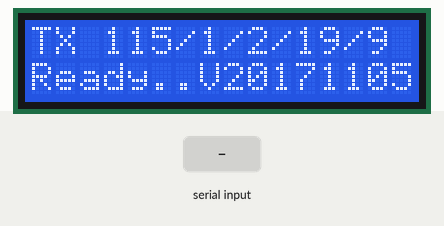
Simulated run of this sketch. Board: Arduino Uno, built with avr-gcc and run on an emulated ATmega328P. Shown: 16×2 character LCD. Inputs (shaded band) come from the test bench. What the sketch prints to the serial monitor is not drawn.

Above: at 7.4 s.
7.5 s: "1" received over the second serial link
At 8.2 s:
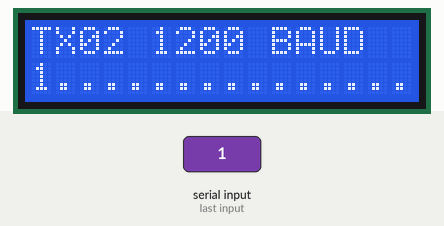
9.1 s: "1" received over Serial
At 10.4 s:
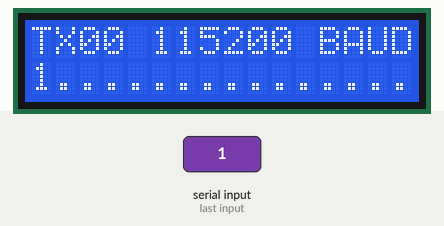
10.7 s: "0" received over the second serial link
At 11.9 s:
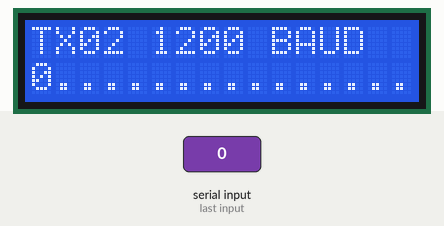
12.3 s: "0" received over Serial
At 13.1 s:
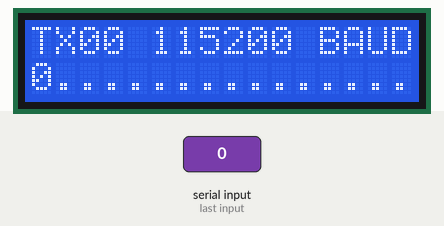
Timing chart, 0 to 14.9 s (numbered marks = the images above; inputs shaded):
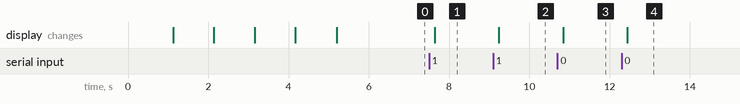

The sketch:

SoftwareSerialRepeaterLCD.ino
```cpp
// SoftwareSerialRepeaterLCD (V20171105)
//
// Utility to debug serial message on LCD 16x2 display.
// Baud rates 1.200, 2.400, 9.600, 19.200, 115.200 bits per second
//
// PIN A4 = LCD.SDA
// PIN A5 = LCD.SCL
// PIN 00 = Serial.TX 115200 Baud
// PIN 01 = Serial.RX 115200 Baud
// PIN 02 = Serial.TX 1200 Baud
// PIN 03 = Serial.RX 1200 Baud
// PIN 04 = Serial.TX 2400 Baud
// PIN 05 = Serial.RX 2400 Baud
// PIN 06 = Serial.TX 19200 Baud
// PIN 07 = Serial.RX 19200 Baud
// PIN 10 = Serial.TX 9600 Baud
// PIN 11 = Serial.RX 9600 Baud

#include <Wire.h>
#include <LiquidCrystal_I2C.h>
// set the LCD address to 0x27 or 0x3F for a 16 chars 2 line display
// Set the pins on the I2C chip used for LCD connections: addr, en,rw,rs,d4,d5,d6,d7,bl,blpol
// LiquidCrystal_I2C lcd(0x20, 2, 1, 0, 4, 5, 6, 7, 3, POSITIVE);  // Set the LCD I2C address 0x20
// LiquidCrystal_I2C lcd(0x27, 2, 1, 0, 4, 5, 6, 7, 3, POSITIVE);  // Set the LCD I2C address 0x27
LiquidCrystal_I2C lcd(0x3F, 2, 1, 0, 4, 5, 6, 7, 3, POSITIVE);     // Set the LCD I2C address 0x3F

#include <SoftwareSerial.h>
SoftwareSerial mySerial_02_03(02,03);
SoftwareSerial mySerial_04_05(04,05);
SoftwareSerial mySerial_06_07(06,07);
SoftwareSerial mySerial_10_11(10,11);

void setup()
{
  // Serial
  Serial.begin(115200);
  while (!Serial) {;}
  Serial.println(F("Serial-Repeater: TX00=115200 TX02=1200 TX04=19200 TX10=9600 BAUD (V20171105)"));

  // SoftwareSerial
  mySerial_02_03.begin(1200);  mySerial_02_03.println("");
  mySerial_04_05.begin(2400);  mySerial_04_05.println("");
  mySerial_06_07.begin(19200); mySerial_06_07.println("");
  mySerial_10_11.begin(9600);  mySerial_10_11.println("");

  // LCD 16x2
  lcd.begin(16,2);                      // initialize lcd for 16 chars 2 lines
  lcd.noBacklight();                    // turn off backlight
  lcd.setCursor(0,0);                   // Start at character 0 on line 0
  lcd.backlight();                      // turn on backlight
  lcd.print(F("Serial-Repeater:"));     // Debug
  lcd.setCursor(0,1); lcd.print(F("TX0: 115200 BAUD")); delay(1000);
  lcd.setCursor(0,1); lcd.print(F("TX2: 1200 BAUD  ")); delay(1000);
  lcd.setCursor(0,1); lcd.print(F("TX4: 2400 BAUD  ")); delay(1000);
  lcd.setCursor(0,1); lcd.print(F("TX6: 19200 BAUD ")); delay(1000);
  lcd.setCursor(0,1); lcd.print(F("T10: 9600 BAUD  ")); delay(1000);
  lcd.setCursor(0,0);                   // Start at character 0 on line 0
  lcd.print(F("TX 115/1/2/19/9 "));     // Debug
  lcd.setCursor(0,1);                   // Start at character 0 on line 1
  lcd.print(F("Ready..V20171105"));     // Debug
  delay(1000);                          // Wait
}

void loop()
{
  char serialBuffer[16] = {0};
  char serialRead = 0;
  byte serialLen = 0;
  byte serialPin = 99;
  delay(1);

  // Serial.Read
  if (Serial.available())
  {
    serialPin = 00;
    delay(100);
    while (Serial.available() > 0)
    {
      serialLen++;
      serialRead = (char)Serial.read();
      if (serialLen<sizeof(serialBuffer)) {
        serialBuffer[serialLen-1] = serialRead;
      }
    }
  }

  // SoftwareSerial.Read
  if (mySerial_02_03.available())
  {
    serialPin = 02;
    delay(100);
    while (mySerial_02_03.available() > 0)
    {
      serialLen++;
      serialRead = (char)mySerial_02_03.read();
      if (serialLen<sizeof(serialBuffer)) {
        serialBuffer[serialLen-1] = serialRead;
      }
    }
  }
  if (mySerial_04_05.available())
  {
    serialPin = 04;
    delay(100);
    while (mySerial_04_05.available() > 0)
    {
      serialLen++;
      serialRead = (char)mySerial_04_05.read();
      if (serialLen<sizeof(serialBuffer)) {
        serialBuffer[serialLen-1] = serialRead;
      }
    }
  }
  if (mySerial_06_07.available())
  {
    serialPin = 06;
    delay(100);
    while (mySerial_06_07.available() > 0)
    {
      serialLen++;
      serialRead = (char)mySerial_06_07.read();
      if (serialLen<sizeof(serialBuffer)) {
        serialBuffer[serialLen-1] = serialRead;
      }
    }
  }
  if (mySerial_10_11.available())
  {
    serialPin = 10;
    delay(100);
    while (mySerial_10_11.available() > 0)
    {
      serialLen++;
      serialRead = (char)mySerial_10_11.read();
      if (serialLen<sizeof(serialBuffer)) {
        serialBuffer[serialLen-1] = serialRead;
      }
    }
  }

  // LCD.Debug
  if (serialPin < 99) {
    lcd.clear();
    switch(serialPin) {
      case  0: lcd.setCursor(0,0); lcd.print(F("TX00 115200 BAUD")); break;
      case 02: lcd.setCursor(0,0); lcd.print(F("TX02 1200 BAUD  ")); break;
      case 04: lcd.setCursor(0,0); lcd.print(F("TX04 2400 BAUD  ")); break;
      case 06: lcd.setCursor(0,0); lcd.print(F("TX06 19200 BAUD ")); break;
      case 10: lcd.setCursor(0,0); lcd.print(F("TX10 9600 BAUD  ")); break;
    }
    lcd.setCursor(0,1); lcd.print(F("................"));
    lcd.setCursor(0,1);
    for (byte i=0; i<serialLen; i++) {
      lcd.write(serialBuffer[i]);
      switch(serialPin) {
        case  0:
          mySerial_02_03.print(serialBuffer[i]);
          mySerial_04_05.print(serialBuffer[i]);
          mySerial_06_07.print(serialBuffer[i]);
          mySerial_10_11.print(serialBuffer[i]);
          break;
        case  2:
          mySerial_04_05.print(serialBuffer[i]);
          mySerial_06_07.print(serialBuffer[i]);
          mySerial_10_11.print(serialBuffer[i]);
          Serial.print(serialBuffer[i]);
          break;
        case  4:
          mySerial_02_03.print(serialBuffer[i]);
          mySerial_06_07.print(serialBuffer[i]);
          mySerial_10_11.print(serialBuffer[i]);
          Serial.print(serialBuffer[i]);
          break;
        case  6:
          mySerial_02_03.print(serialBuffer[i]);
          mySerial_04_05.print(serialBuffer[i]);
          mySerial_10_11.print(serialBuffer[i]);
          Serial.print(serialBuffer[i]);
          break;
        case 10:
          mySerial_02_03.print(serialBuffer[i]);
          mySerial_04_05.print(serialBuffer[i]);
          mySerial_06_07.print(serialBuffer[i]);
          Serial.print(serialBuffer[i]);
          break;
      }
    }
  }
}
```

Measured:
- after the input at 7.5 s, the display: changes after 0.14 s (image 1)
- after the input at 9.1 s, the display: changes after 0.14 s (image 2)
- after the input at 10.7 s, the display: changes after 0.14 s (image 3)
- after the input at 12.3 s, the display: changes after 0.14 s (image 4)
